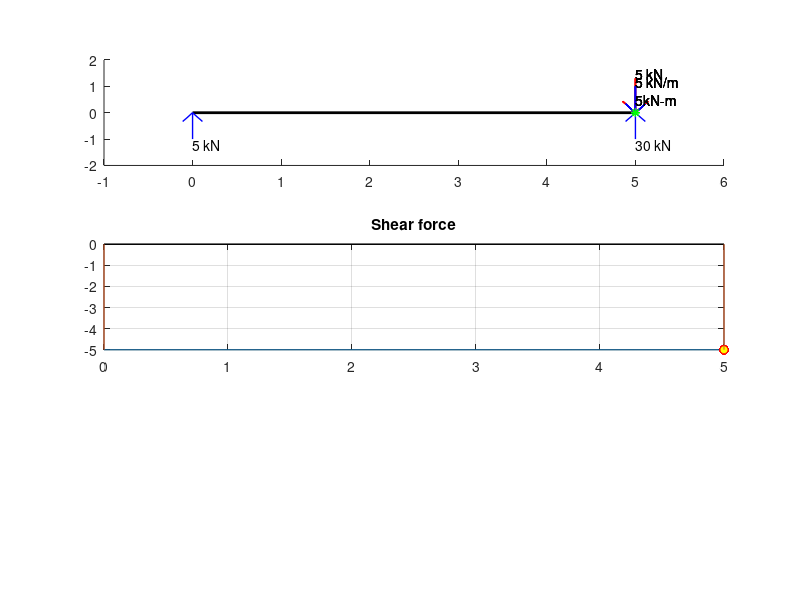

MATLAB code to generate this figure: (Note: this script raises an error after producing the figure.)
% This script will take input from the user about the beam and 
% shows its bending moment and shear force diagram
% This script is only for simply supported beam

%input part
clc; clearvars;


disp('We are dealing with a simply supported beam with supports at its ends')
disp(' ')
len = input('Enter the length of beam in meters : ');
disp(' ');

disp('Enter the loads from left to right ');
disp(' ');

%point loads
num = input('Enter the number of point loads : ');
disp(' ');

if num > 0
    point_loads = zeros(1,num);
    pos_point = zeros(1,num);


    for i = 1:num
    
        x = ['Enter the values of load ', num2str(i), ' in kN : '];
        point_loads(1,i) = input(x);
        
    
        x = ['Enter the position of load ', num2str(i), ' (from left end) in meters : '];
        pos_point(1,i) = input(x);
        disp(' ');
    
        while pos_point(1,i) > len || pos_point(1,i) < 0 
            disp('Invalid load position');
            fprintf('Enter the value between 0 and %d \n',len);
            disp(' ');
            pos_point(1,i) = input('Enter the position of load (from left end) in meters : ');
            disp(' ');
        end
    end
end

% uniformly distributed load
u_num = input('Enter number of uniformly distributed loads : ');
disp(' ');

if u_num > 0
    
    u_load = zeros(1,u_num);
    u_pos = zeros(2,u_num);
    % first row for starting point second row for ending point
    
    for i = 1:u_num
        
        u_load(1, i) = input('Enter the value of load per unit length in kN/m : ');
        u_pos(1, i) = input('Enter the starting point of force from left end in m : ');
        % retake value if invlid value is entered
        while u_pos(1, i) < 0 || u_pos(1, i) > len
            disp(' ');
            str = ['Enter a valid value between 0 and ' num2str(len) ' '];
            disp(str);
            disp(' ');
            u_pos(1, i) = input('Enter the starting point of force from left end in m : ');
        end
            
        u_pos(2, i) = input('Enter the ending point of force from left end in m : ');
        % retake value if invalid input is entered
        while u_pos(2, i) < u_pos(1, i) || u_pos(2, i) > len
            disp(' ');
            str = ['Enter valid value between ' num2str(u_pos(1,i)) ' and ' num2str(len) ' '];
            disp(str);
            disp(' ');
            u_pos(2, i) = input('Enter the ending point of force from left end in m : ');
        end
        disp(' ');
    end
    
end

% additional moments

m_num = input('Enter the number of moments on beam : ');
disp(' ');

m_val = zeros(1, m_num);
m_pos = zeros(1, m_num);

for i = 1:m_num
    str = ['Enter value of moment ' num2str(i) ' : '];
    m_val(1, i) = input(str);
    str = ['Enter the position of moment ' num2str(i) ' from left end : '];
    m_pos(1, i) = input(str);
    disp(' ');
    
    while m_pos(1, i) < 0 || m_pos(1, i) > len
        str = ['Enter a valid value between 0 and ' len];
        disp(str);
        disp(' ');
        
        str = ['Enter the position of moment ' num2str(i) ' from left end : '];
        m_pos(1, i) = input(str);
        disp(' ');
    end
end
        
        
% calculating part
x = 0:1/1000:len;

% calculate support forces
a_y = 0;
b_y = 0;

% point loads
for i = 1:num
    
    a_y = a_y + point_loads(1,i)*(len - pos_point(1,i));
    b_y = b_y + point_loads(1,i)*(pos_point(1,i));
    
end

% uniformly distributed forces
for i = 1:u_num
    
    a_y = a_y + u_load(1, i)*(u_pos(2, i) - u_pos(1, i))*(len - (u_pos(2, i) + u_pos(1, i))/2);
    b_y = b_y + u_load(1, i)*(u_pos(2, i) - u_pos(1, i))*((u_pos(2, i) + u_pos(1, i))/2);
    
end

% additional moments
for i = 1:m_num
    
    a_y = a_y + m_val(1, i);
    b_y = b_y + m_val(1, i);
    
end

a_y = a_y/len ;
b_y = b_y/len ;

str = ['Reaction forces are :' newline 'A_y = ' num2str(a_y) 'kN' newline 'B_y = ' num2str(b_y) 'kN'];
disp(str);
%fprintf("Reaction forces are : \n A_y = %.2d kN \n B_y = %.2d kN \n", a_y, b_y);

% calculate 'V' shear force and 'M'

V = -1*a_y + 0*x;
M = a_y*x;

% point loads
for i = 1:num
    % Using Macaulay's method for point loads
    V = V + (x > pos_point(1,i))*point_loads(1,i);
    M = M - (x > pos_point(1,i)).*(point_loads(1,i).*(x - pos_point(1,i)));
end

% u_loads
for i = 1:u_num
     
    V = V + ((x > u_pos(1, i)) & (x < u_pos(2, i))).*u_load(i).*(x - u_pos(1, i)) + (x >= u_pos(2, i))*u_load(i)*(u_pos(2,i) - u_pos(1,i));
    M = M - ((x > u_pos(1, i)) & (x < u_pos(2, i))).*u_load(i).*((x - u_pos(1, i)).^(2) /2) - (x >= u_pos(2, i)).*u_load(i).*(u_pos(2,i) - u_pos(1,i)).*(x - (u_pos(2, i) + u_pos(1, i))/2); 

end

% additional moments
for i = 1:m_num
    M = M - (x >= m_pos(1, i))*m_val(1, i);
end

%plotting diagram
ax1 = subplot(3,1,1);
hold on
line([0 len], [0 0],'Color' , 'k', 'LineWidth', 2);
axis([-1 len+1 -2 2]);

% arrows for a_y and b_y
quiver(0, -1, 0, 1, 1, 'Color', 'b', 'Linewidth', 1);     % a_y
str = [num2str(a_y) ' kN'];
text(0, -1.2, str);

str = [num2str(b_y) ' kN'];
text(len, -1.2, str); 
quiver(len, -1, 0, 1, 1, 'Color', 'b', 'Linewidth', 1);     % b_y

% arrows for point loads
for i = 1:num
    if point_loads(1, i) >= 0 
        quiver(pos_point(1, i), 1.3, 0, -1.3, 1, 'Color', 'r', 'Linewidth', 1);     % down arrow
        str = [num2str(point_loads(1, i)) ' kN'];
        text(pos_point(1, i), 1.5, str);
        
    else
        quiver(pos_point(1, i), -1.3, 0, 1.3, 1, 'Color', 'r', 'Linewidth', 1);    % up arrow
        str = [num2str(point_loads(1, i)) ' kN'];
        text(pos_point(1, i), -1.5, str);
    end
end

% arrows for uniformly distributed loads
for i = 1:u_num
    for j = u_pos(1, i):0.25:u_pos(2, i)
        if u_load(1, i) >= 0
            quiver(j, 1, 0, -1, 1, 'Color', 'b', 'Linewidth', 1);     % down arrows
        else
            quiver(j,-1, 0, 1, 1, 'Color', 'b', 'Linewidth', 1);       % up arrows
        end
    end
    
    if u_load(1, i) >= 0   % joining line and text
        line([u_pos(1, i) u_pos(2, i)], [1 1], 'Color', 'b');
        str = [num2str(u_load(1,i)) ' kN/m'];
        text((u_pos(1,i) + u_pos(2,i))/2, 1.2, str);
    else
        line([u_pos(1, i) u_pos(2, i)], [-1 -1], 'Color', 'b');
        str = [num2str(u_load(1,i)) 'kN/m'];
        text((u_pos(1,i) + u_pos(2,i))/2, -1.2, str);
    end
end

% stars for additional moments

for i = 1:m_num
    plot(ax1, m_pos(1, i), 0, '*g');
    str = [num2str(m_val(1, i)) 'kN-m'];
    text(m_pos(1, i), 0.5, str);
end

%             down arrow  //////////////
%quiver([x], [y], [0], [-1], 0.5);

%             up arrow    ///////////////
%quiver([x], [y], [0], [1], 0.5);



hold(ax1, 'off');

%plotting shear force diagram
ax2 = subplot(3,1,2);
plot(ax2,x,V);
title('Shear force');
hold(ax2, 'on');
grid on

v_points = zeros(1, num + 2*u_num + m_num);
m_points = zeros(1, num + 2*u_num + m_num);
pos = zeros(1, num + 2*u_num + m_num);

for i = 1:(num + 2*u_num + m_num)
    if i <= num
        v_points(1, i) = V(1, 1+pos_point(1, i)*1000);
        m_points(1, i) = M(1, 1+pos_point(1, i)*1000);
        pos(1, i) = pos_point(1, i);
    elseif i<= num + u_num
        v_points(1 ,i) = V(1, 1+u_pos(1, i - num)*1000);
        m_points(1, i) = M(1, 1+u_pos(1, i - num)*1000);
        pos(1, i) = u_pos(1, i - num);
    elseif i<= num + 2*u_num
        v_points(1, i) = V(1, 1+u_pos(2, i - num - u_num)*1000);
        m_points(1, i) = M(1, 1+u_pos(2, i - num - u_num)*1000);
        pos(1, i) = u_pos(2, i - num - u_num);
    else 
        v_points(1, i) = V(1, 1+m_pos(1, i - num - 2*u_num)*1000);
        m_points(1, i) = M(1, 1+m_pos(1, i - num - 2*u_num)*1000);
        pos(1, i) = m_pos(1, i - num - 2*u_num);
    end
        
end


plot(ax2, pos, v_points,'or','MarkerFaceColor','y');
line([0 len], [0 0], 'Color', 'k','LineWidth',1);  %axis
line([0, 0], [0, V(1,1)]); % starting line of shear force
line([len, len], [0, V(1,len*1000)]); % ending line of shear force
% fill(x, V, 'b');
v_max = max(V);
v_min = min(V);
axis([-1 len+1 v_min*(13/10) v_max*(13/10)]);
hold(ax2, 'off');


% plotting bending moment diagram
ax3 = subplot(3,1,3);
plot(ax3,x,M);
grid on
title('Bending Moment');
hold(ax3, 'on');
line([0 len], [0 0], 'Color', 'k','LineWidth',1);
% fill(x, M, 'b');
plot(ax3, pos, m_points, 'or', 'MarkerFaceColor','y');
line([0 len], [0 0], 'Color', 'k','LineWidth',1); % axis
m_max = max(M);
m_min = min(M);
axis([-1 len+1 m_min*(13/10) m_max*(13/10)]);
hold(ax3, 'off');



    




